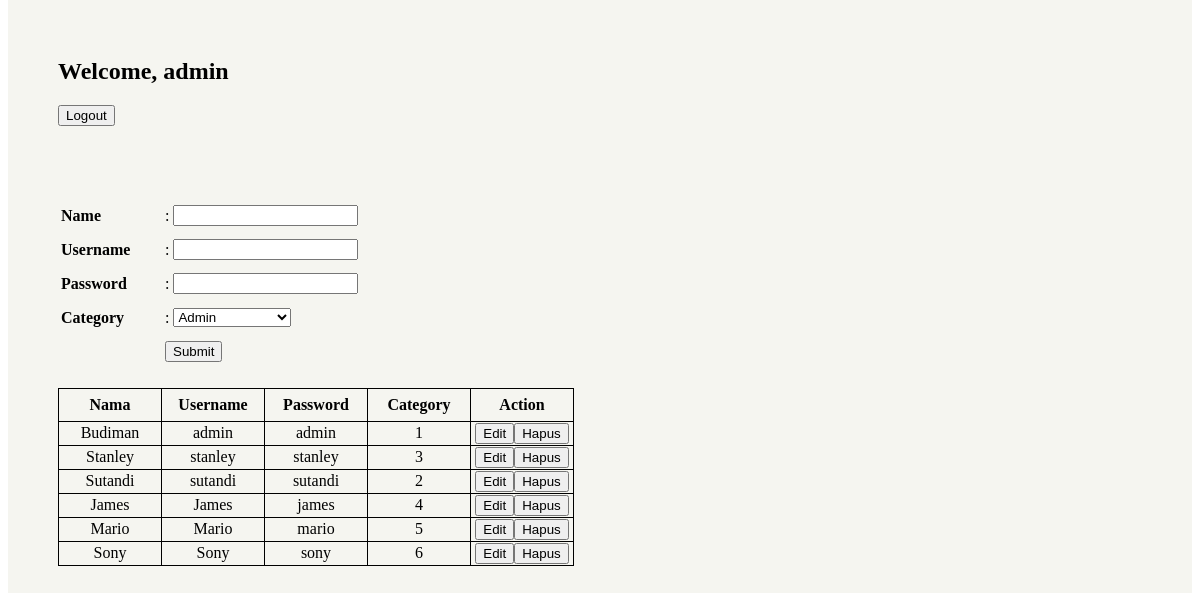
Screenshot of /admin.php (signed in) with the database file from the repository.
### tables this page shows
CREATE TABLE `user` (
  `name` varchar(100) NOT NULL,
  `username` varchar(100) NOT NULL,
  `password` varchar(100) NOT NULL,
  `category` int(3) NOT NULL,
  PRIMARY KEY (`username`)
);

### admin.php (the view, shortened to what this page needs)
<!DOCTYPE html>
<html>
<head>
</head>
<body>
<div class="wrapper1">
<div class="wrapper">
<h2>Welcome,&nbsp<?php echo $_SESSION['username'];?></h2><a href="logout.php"><button>Logout</button></a>
<form method="post" action="input-user.php">
<table>
	<tr><th><label>Name</label><td>:</td></th><td><input type="text" name="name"></td></tr><br>
	<tr><th><label>Username</label><td>:</td></th><td><input type="text" name="username"></td></tr>	<br>
	<tr><th><label>Password</label><td>:</td></th><td><input type="password" name="password"></td></tr>	<br>
	<tr><th><label>Category</label><td>:</td></th><td>
		<select name="category">
			<option value="1">Admin</option>
		</select></td></tr>
	<br>
	<tr><th></th><th colspan="2"><input type="submit" value="Submit"></th></tr>
</table>
</form>
<br>
<?php
$conn  = konek_db();
$query = $conn->prepare('select * from user');
$result= $query->execute();
$rows = $query->get_result();
?>
<div class="table">
<table>
	<tr>
		<th>Nama</th>
		<th>Username</th>
		<th>Password</th>
		<th>Category</th>
		<th>Action</th>
	</tr>
<?php
while ($row = $rows->fetch_array()){
	$url_edit = "edit-user.php?username=".$row['username'];
	$url_delete = "delete-user.php?username=".$row['username'];
	echo '<tr>';
	echo '<td>'.$row['name'].'</td>';
	echo '<td>'.$row['username'].'</td>';
	echo "<td>".$row['password']."</td>";
	echo "<td>".$row['category']."</td>";
	echo "<td><a href='".$url_edit."'><button>Edit</button></a>";
	echo "<a href='".$url_delete."'><button>Hapus</button></a></td>";
	echo "</tr>";
}
?>
</table>
</div>
</div>
</div>
</body>
</html>

### admin.php (style rules this page uses)
.table table { border-collapse: collapse; }
.table td { border:1px solid black; text-align: center; }
.table th { border:1px solid black; text-align: center; }
.table th { border:1px solid black; }
th { text-align: left; width: 100px; height: 30px; }
.wrapper1 { background-color: #f5f5f0; background-size: cover; min-height: 790px; margin-top: -20px; }
.wrapper { margin-left: 50px; padding-top: 50px; }

### rows the page displays
user: name "Budiman", username "admin", password "admin", category "1"
user: name "Stanley", username "stanley", password "stanley", category "3"
user: name "Sutandi", username "sutandi", password "sutandi", category "2"
user: name "James", username "James", password "james", category "4"
user: name "Mario", username "Mario", password "mario", category "5"
user: name "Sony", username "Sony", password "sony", category "6"

### other values shown
$_SESSION['username'] "admin"
